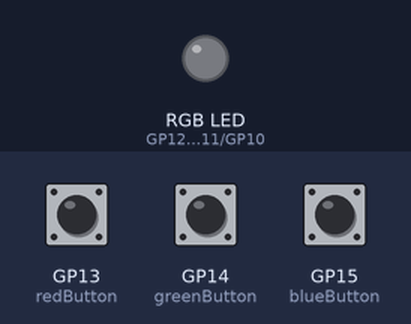
A program run on a simulated Raspberry Pi Pico running MicroPython. Shown: an RGB LED mixed from three pins (HIGH = lit). Inputs (shaded band) come from the test bench; at power-on: GP13 (redButton) HIGH, GP14 (greenButton) HIGH, GP15 (blueButton) HIGH.

Above: at 1.2 s.
1.3 s: GP13 (redButton) pulled LOW for 0.15 s
At 2.0 s:
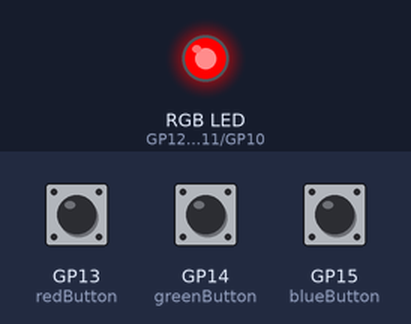
3.0 s: GP14 (greenButton) pulled LOW for 0.15 s
At 4.4 s:
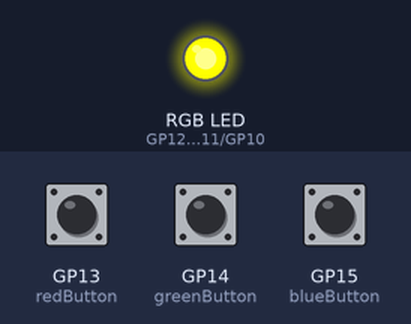
4.7 s: GP15 (blueButton) pulled LOW for 0.15 s
At 6.0 s:
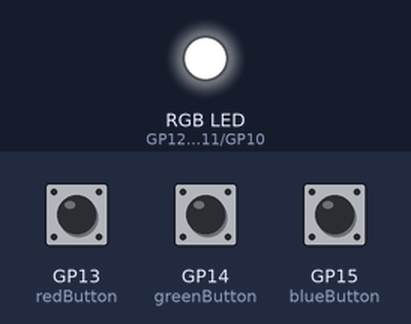
6.4 s: GP13 (redButton) pulled LOW for 1 s
At 8.0 s:
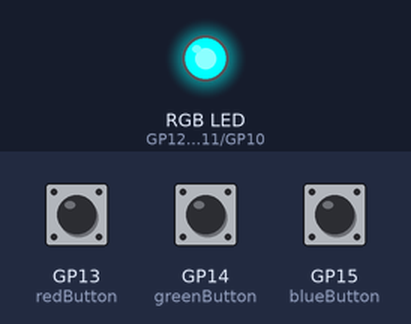
8.9 s: GP14 (greenButton) pulled LOW for 1 s
At 11.1 s:
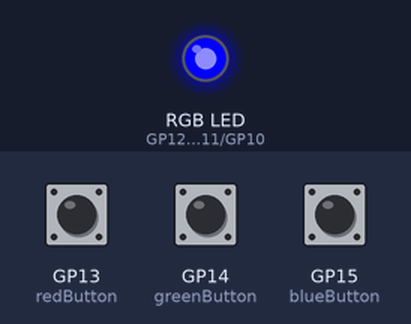
11.4 s: GP13 (redButton) pulled LOW for 0.15 s
At 12.6 s:
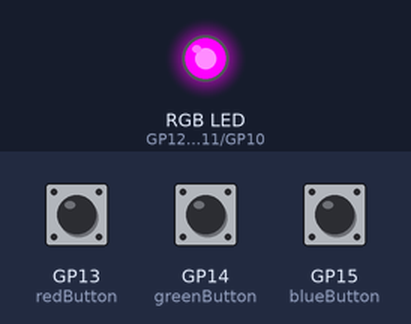
Timing chart, 0 to 14.1 s (numbered marks = the images above; inputs shaded):
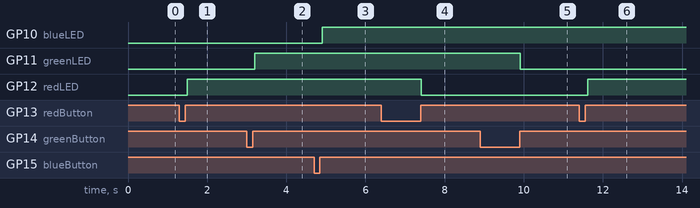

Measured:
- after the input at 1.3 s, GP12 (redLED): LOW → HIGH after 0.20 s
- after the input at 3.0 s, GP11 (greenLED): LOW → HIGH after 0.20 s
- after the input at 4.7 s, GP10 (blueLED): LOW → HIGH after 0.21 s
- after the input at 6.4 s, GP12 (redLED): HIGH → LOW after 1.0 s
- after the input at 8.9 s, GP11 (greenLED): HIGH → LOW after 1.0 s
- after the input at 11.4 s, GP12 (redLED): LOW → HIGH after 0.22 s

The program:

3ColouredButtonsRGB.py
```python
from machine import Pin
from time import sleep

redLEDPin=12
greenLEDPin=11
blueLEDPin=10

redLED=Pin(redLEDPin,Pin.OUT)
greenLED=Pin(greenLEDPin,Pin.OUT)
blueLED=Pin(blueLEDPin,Pin.OUT)


redButtonPin=13
greenButtonPin=14
blueButtonPin=15

redButton=Pin(redButtonPin,Pin.IN,Pin.PULL_UP)
greenButton=Pin(greenButtonPin,Pin.IN,Pin.PULL_UP)
blueButton=Pin(blueButtonPin,Pin.IN,Pin.PULL_UP)

redValOld=1
greenValOld=1
blueValOld=1

redLEDState=0
greenLEDState=0
blueLEDState=0

while True:
    #Red
    redValNew=redButton.value()
    if (redValOld==0 and redValNew==1):
        if (redLEDState==0):
            redLED.value(1)
            redLEDState=1
        else:
            redLED.value(0)
            redLEDState=0

    redValOld=redValNew

    #Green
    greenValNew=greenButton.value()
    if (greenValOld==0 and greenValNew==1):
        if (greenLEDState==0):
            greenLED.value(1)
            greenLEDState=1
        else:
            greenLED.value(0)
            greenLEDState=0

    greenValOld=greenValNew

    #Blue
    blueValNew=blueButton.value()
    if (blueValOld==0 and blueValNew==1):
        if (blueLEDState==0):
            blueLED.value(1)
            blueLEDState=1
        else:
            blueLED.value(0)
            blueLEDState=0

    blueValOld=blueValNew

    sleep(.1)
```
